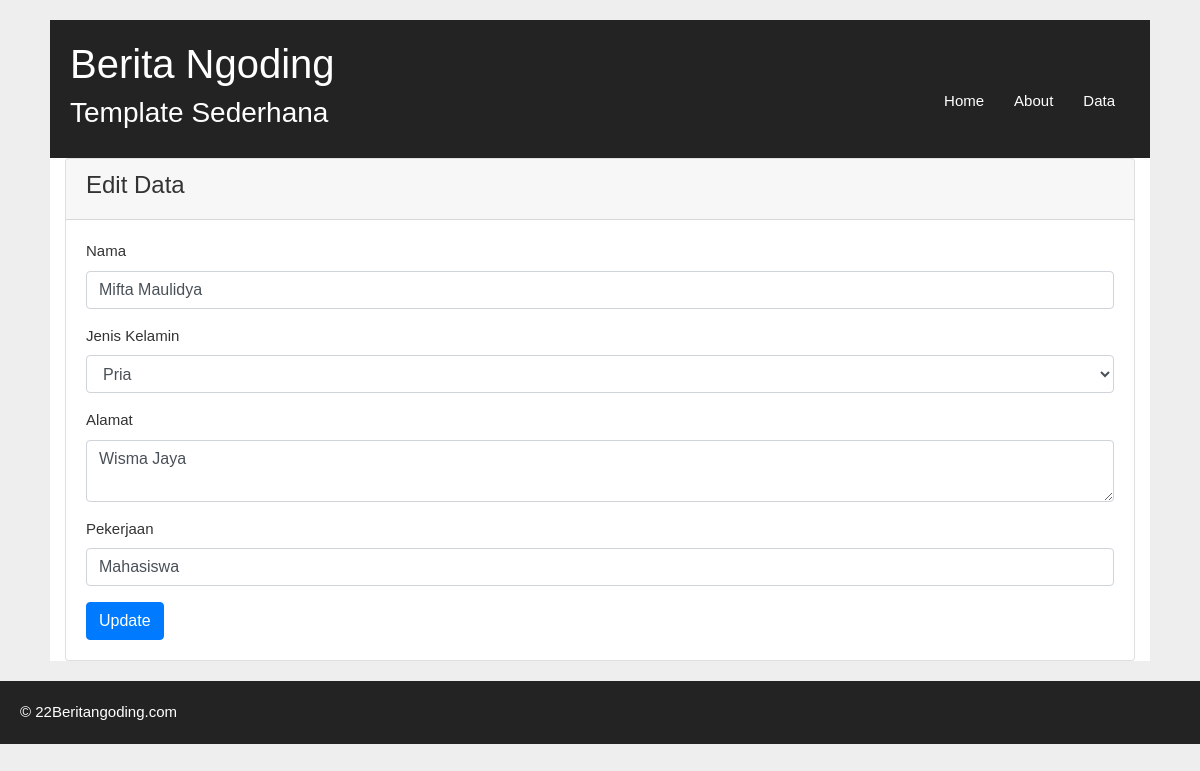
/web/edit/7, run on the app's committed database.
### tables this page shows
CREATE TABLE `biodata` (
  `id` int(11) NOT NULL,
  `nama` varchar(50) DEFAULT NULL,
  `jenis_kelamin` varchar(10) DEFAULT NULL,
  `alamat` text DEFAULT NULL,
  `pekerjaan` varchar(50) DEFAULT NULL
);

### application/controllers/Web.php (called while the page is built, shortened)
<?php
class Web extends CI_Controller{
    function __construct()
    {
        $this->load->helper('url');
        $this->load->model('m_data');
        $this->load->library('form_validation');
    }
    function edit($id){
        $data=array(
            'judul'=>"Edit Data",
        );
		$data['biodata'] = $this->m_data->getById($id);
		$this->load->view('v_header');
		$this->load->view('v_edit',$data);
		$this->load->view('v_footer');
	}
}

### index.php (called while the page is built, shortened)
<?php
require_once BASEPATH.'core/CodeIgniter.php';

### application/models/m_data.php (called while the page is built, shortened)
<?php
class M_data extends CI_Model
{
    private $table='biodata';
    public function getbyID($id){
        return $this->db->get_where($this->table,["id"=>$id])->row();
    }
}

### application/views/v_edit.php (the view, shortened to what this page needs)
<main role="main" class="container">
    <div class="card">
        <div class="card-header"><h4><?php echo $judul?></h4></div>
			<div class="card-body">
			<form method="post" action="<?php echo base_url(); ?>web/update">
				<div class="form-group">
					<label for="nama">Nama</label>
					<input type="text" value="<?php echo $biodata->nama; ?>" class="form-control" id="nama" name="nama">
				</div>
				<div class="form-group">
					<label for="jenis_kelamin">Jenis Kelamin</label>
					<select name="jenis_kelamin" id="jenis_kelamin" class="form-control">
						<option value="pria" <?php echo ($biodata->jenis_kelamin ? 'pria' : 'selected' ); ?> >Pria</option>
					</select>
				</div>
				<div class="form-group">
					<label for="alamat">Alamat</label>
					<textarea class="form-control" name="alamat" id="alamat"><?php echo $biodata->alamat; ?></textarea>
				</div>
                <div class="form-group">
                <label for="pekerjaan">Pekerjaan</label>
					<input type="text" value="<?php echo $biodata->pekerjaan; ?>" class="form-control" id="pekerjaan" name="pekerjaan">
				</div>
				<button type="submit" class="btn btn-primary">Update</button>
			</form>
			</div>
		</div>

### assets/css/style.css (style rules this page uses)
body { background: #eee; color: #333; font-family: sans-serif; font-size:15px; }

### data on the page
biodata: nama "Mifta Maulidya", alamat "Wisma Jaya", pekerjaan "Mahasiswa"

### other printed values
$judul "Edit Data"
Date('y') "22"
